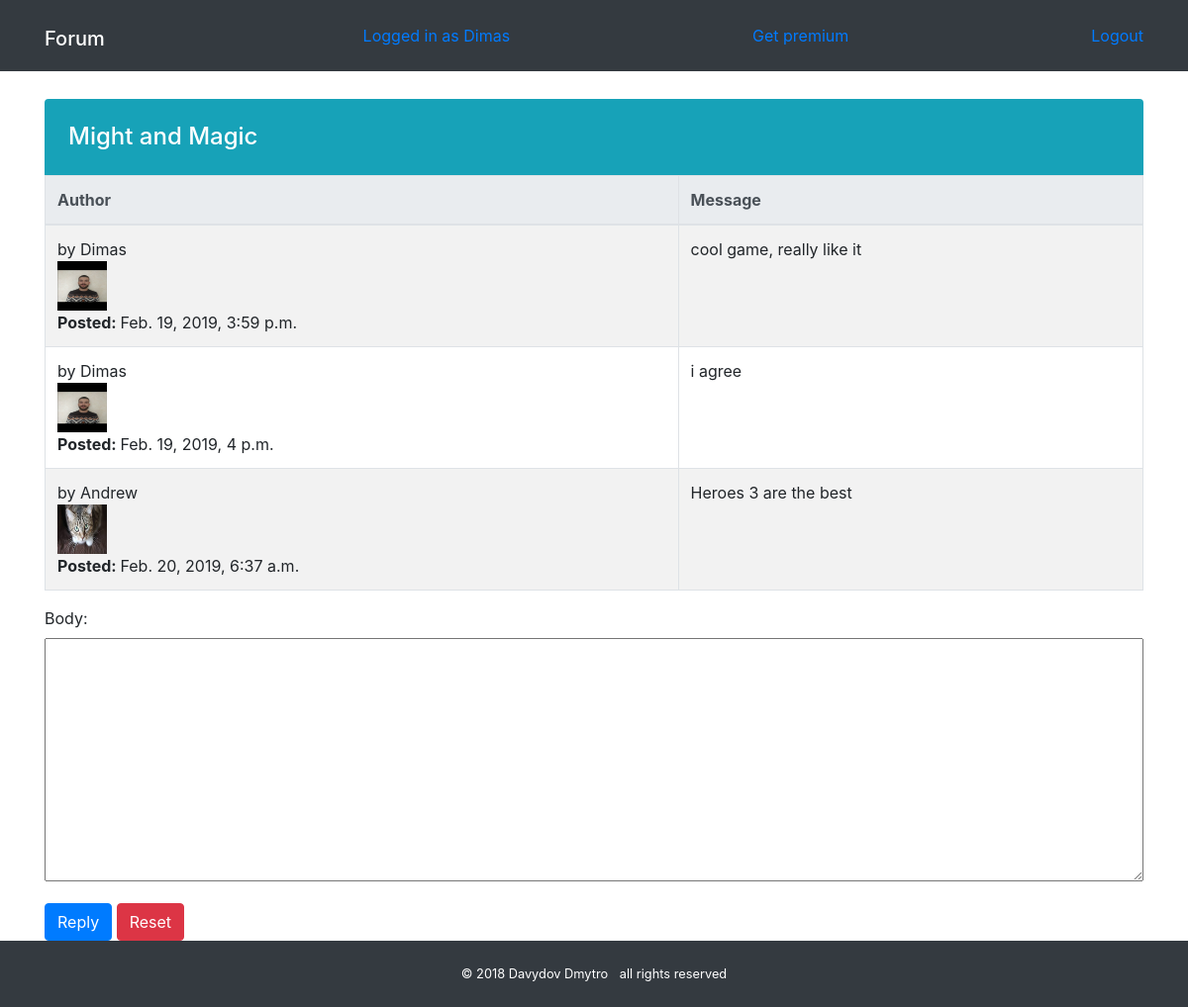
The app's page /Games/Heroes/Might and Magic/ (signed in) with its own data.
### forum/models.py (models this page shows, shortened)
class Base(models.Model):
    name = models.CharField(max_length=255)
    description = models.CharField(max_length=255,)
    class Meta:
        abstract = True

class Topic(Base):
    subcategory = models.ForeignKey(SubCategory, on_delete=models.CASCADE)

class Comment(models.Model):
    date_posted = models.DateTimeField(auto_now_add=True)
    body = models.TextField()
    topic = models.ForeignKey(Topic, on_delete=models.CASCADE)
    profile = models.ForeignKey(Profile, on_delete=models.CASCADE)

class Profile(models.Model):
    user = models.OneToOneField(User, on_delete=models.CASCADE)
    avatar = models.ImageField(upload_to='')

### forum/views.py (the view, shortened to what this page needs)
# urls.py: re_path(r'^(?P<category>[\w\s-]+)/(?P<subcategory>[\w\s-]+)/create-topic/$', views.create_topic, name='create_topic'),
@login_required
def topic(request, category, subcategory, topic):
    check_topic(category, subcategory, topic)
    form = CommentForm()
    comments = Comment.objects.all().values('profile').annotate(cc=Count('id')).values('profile__user__username', 'cc')
    print(comments)
    comments = Comment.objects.filter(topic__name=topic)
    return render(request, 'forum/topic_discussion.html', {'topic': topic, 'form': form, 'comments': comments})

### forum/forms.py
class CommentForm(forms.ModelForm):
    class Meta:
        model = Comment
        fields = ['body']

### forum/views.py (called while the page is built)
def check_topic(category, subcategory, topic):
    try:
        subcategory = SubCategory.objects.get(name=subcategory)
        category = Category.objects.get(name=category)
        topic = Topic.objects.get(name=topic)
    except SubCategory.DoesNotExist:
        raise Http404()
    except Category.DoesNotExist:
        raise Http404()
    except Topic.DoesNotExist:
        raise Http404()

### forum/templates/forum/topic_discussion.html (shortened to what this page needs)
{% extends 'base.html' %}
{% block content %}
    <main>
        <div class="container">
            <div class="row">
                <div class="col-12">
                    <h2 class="h4 text-white bg-info mb-0 p-4 rounded-top">{{ topic }} <name></name></h2>
                    <table class="table table-striped table-bordered table-responsive-lg">
                        <tbody class="">
                            <thead class="thead-light">
                                <tr>
                                    <th scope="col" class="topic-col">
                                        Author
                                    </th>
                                    <th scope="col" class="created-col">
                                        Message
                                    </th>
                                </tr>
                            </thead>
                        {% for comment in comments %}
                            <tr>
                                <td >
                                    <div>by {{ comment.profile.user.username }} </div>
                                    <div><span class="font-weight-bold"><img class="topic-img" src="{{ comment.profile.avatar.url }}"> </span></div>
                                    <div><span class="font-weight-bold">Posted: </span> {{ comment.date_posted }}</div>
                                </td>
                                <td >
                                     <p>
                                         {{ comment.body }}
                                     </p>
                                </td>
                            </tr>
                        {% endfor %}
                        </tbody>
                    </table>
                </div>
                <div class="col-12">
                    <form method="post">
                        {{ form.as_p }}
                        <button type="submit" class="btn btn-primary">Reply</button>
                        <button type="reset" class="btn btn-danger">Reset </button>
                   </form>
                </div>
            </div>
        </div>
    </main>
{% endblock %}

### forum/templates/base.html (shortened to what this page needs)
<!DOCTYPE html>
<html lang="en">
<head>
    {% load staticfiles %}
    {% load static %}
    <link href="{% static 'forum/css/bootstrap.min.css' %}" rel="stylesheet">
    <link rel="stylesheet" href="{% static 'forum/css/index.css' %}">
</head>
<body>
 <div class="space"></div>
    <nav class="navbar fixed-top navbar-dark bg-dark">
        <div class="container">
            <h1><a href="{% url 'forum:home' %}" class="navbar-brand">Forum</a></h1>
            {% if user.is_authenticated %}
                <div><a href="{% url 'forum:profile' %}" class="navbar-link">Logged in as {{ user.username }}</a></div>
                 <div><a href="{% url 'payments:payment' %}" class="navbar-link">Get premium</a></div>
                <a href="{% url 'forum:logout' %}" class="navbar-link">Logout</a>
             {% else %}
                <a href="{% url 'forum:signup' %}" class="navbar-link">signup</a>
            {% endif %}
        </div>
    </nav>
    {% block content %}
    {% endblock %}
    <footer class="small bg-dark text-white">
        <div class="container-dli py-4 ">
            <ul class="list-inline mb-0 text-center">
                <li class="list-inline-item">&copy 2018 Davydov Dmytro</li>
                <li class="list-inline-item">all rights reserved</li>
            </ul>
        </div>
    </footer>
</body>
</html>

### forum/static/forum/css/index.css (style rules this page uses)
img { height: 50px; width: 50px; }
.topic-img { max-height: 60px; max-width: 60px; position: relative; }
.last-post-col, .created-col { min-width: 12em; }
.space { position: relative; height: 100px; }
.topic-col { min-width: 16em; }
body { display: flex; flex-direction: column; min-height: 100vh; }
main { flex: 1; }
textarea, .topic-input { min-width: 100%; }

### records on screen
Topic: name "Might and Magic"
Comment: profile.user.username "Dimas", profile.avatar (picture), date_posted "Feb. 19, 2019, 3:59 p.m.", body "cool game, really like it"
Comment: profile.user.username "Dimas", profile.avatar (picture), date_posted "Feb. 19, 2019, 4 p.m.", body "i agree"
Comment: profile.user.username "Andrew", profile.avatar (picture), date_posted "Feb. 20, 2019, 6:37 a.m.", body "Heroes 3 are the best"

### other values on screen
{{ user.username }} "Dimas"
